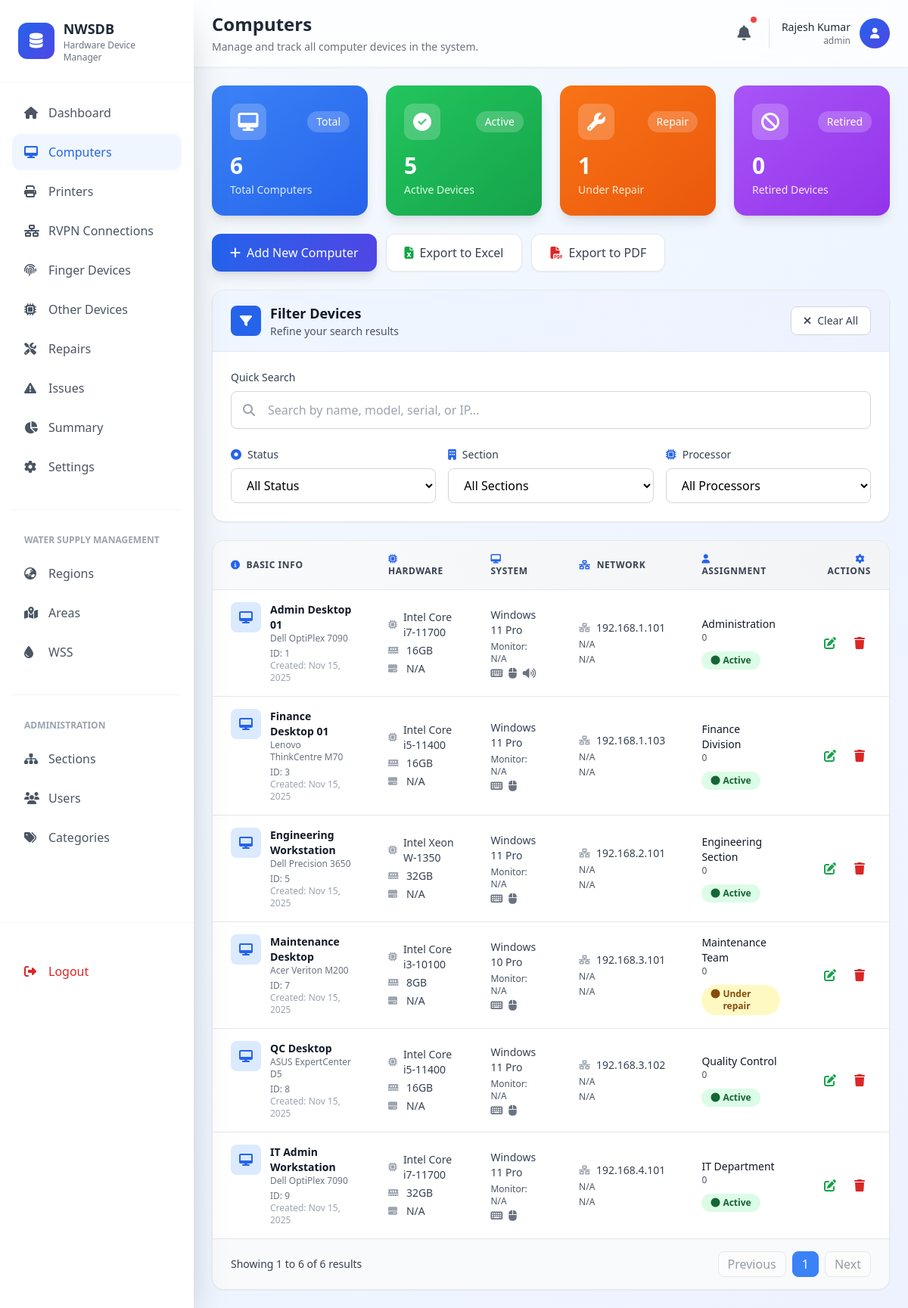
Before: /pages/computers.php (signed in) with the older database file.
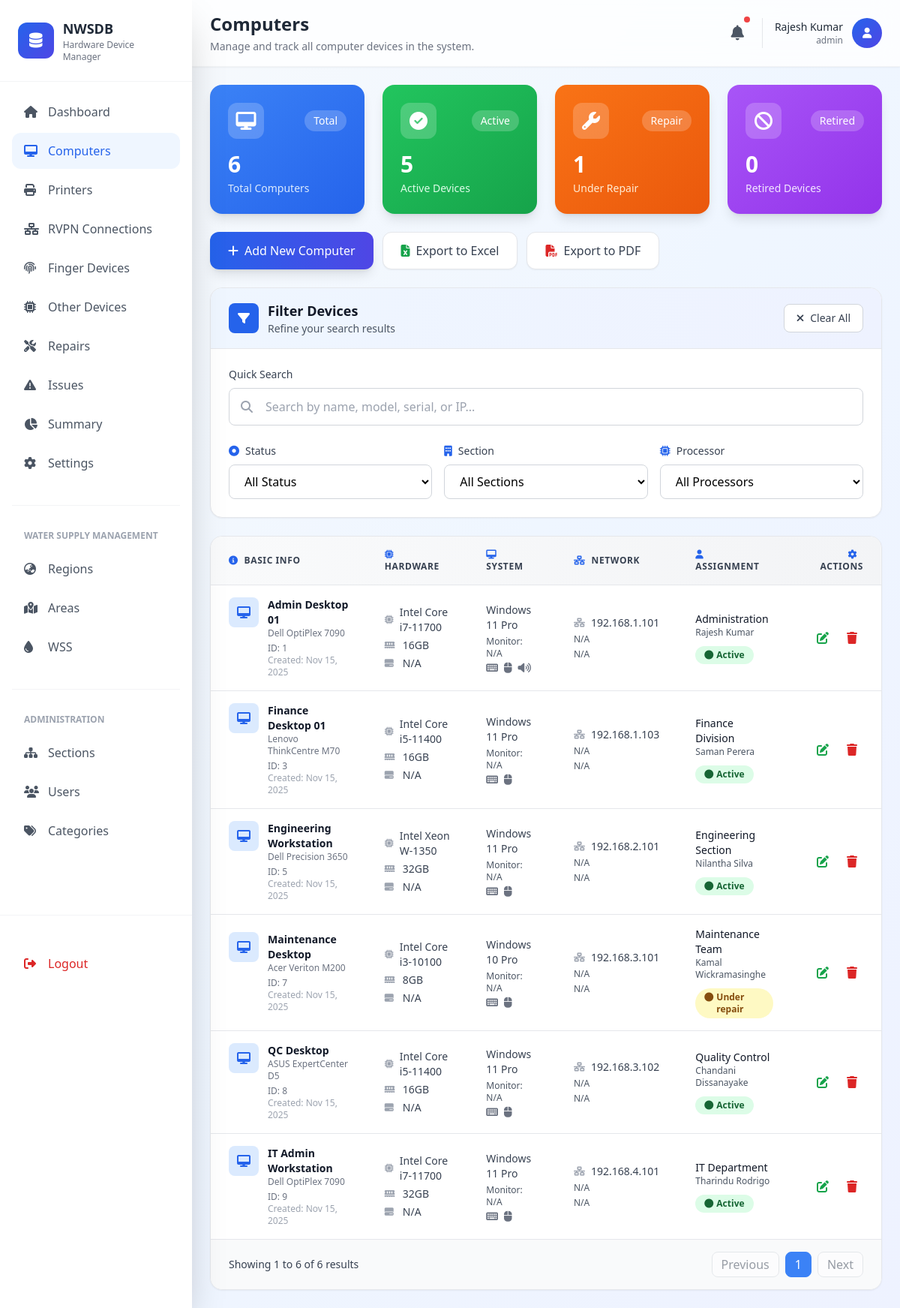
After: the same page with the newer database file.
### tables this page shows
CREATE TABLE device_categories (
  category_id INT UNSIGNED NOT NULL AUTO_INCREMENT,
  category_name VARCHAR(100) NOT NULL,
  description TEXT NULL,
  created_at DATETIME DEFAULT CURRENT_TIMESTAMP,
  updated_at DATETIME DEFAULT CURRENT_TIMESTAMP ON UPDATE CURRENT_TIMESTAMP,
  PRIMARY KEY (category_id),
  UNIQUE (category_name)
);

CREATE TABLE devices (
  device_id INT UNSIGNED NOT NULL AUTO_INCREMENT,
  device_name VARCHAR(150) NOT NULL,
  model VARCHAR(100),
  category_id INT UNSIGNED NOT NULL,
  wss_id INT NOT NULL,
  section_id INT UNSIGNED NULL,
  assigned_to VARCHAR(150) NULL,
  
   
  operating_system VARCHAR(100),
  processor VARCHAR(100),
  ram VARCHAR(50),
  hard_drive_capacity VARCHAR(50),
  keyboard VARCHAR(50),
  mouse VARCHAR(50),
  network_connectivity VARCHAR(100),
  printer_connectivity VARCHAR(100),
  virus_guard VARCHAR(100),
  ip_address VARCHAR(45),
  monitor_info VARCHAR(100),
  system_unit_serial VARCHAR(100),
  ups_serial VARCHAR(100),
  purchase_date DATE,
  status ENUM('active','under_repair','retired','lost') DEFAULT 'active',
  notes TEXT,

   
  employee_number VARCHAR(50),
  designation VARCHAR(100),
  working_location VARCHAR(150),
  cost_code VARCHAR(50),
  rvpn_serial_number VARCHAR(100),
  rvpn_username VARCHAR(100),
  pin_number VARCHAR(50),
  connection_required ENUM('required','not_required'),

   
  location_name VARCHAR(150),
  sub_location VARCHAR(150),
  make VARCHAR(100),
  device_type VARCHAR(100),
  device_number VARCHAR(50),
  identification_code VARCHAR(100),
  ip_address_adsl VARCHAR(100),
  installed_date DATE,
  company_name VARCHAR(150),
  device_cost DECIMAL(10,2),
  warranty_period VARCHAR(50),
  port_number VARCHAR(20),
  managed_by VARCHAR(100),
  approval_status ENUM('approved','pending','rejected'),
  remark TEXT,

  created_at DATETIME DEFAULT CURRENT_TIMESTAMP,
  updated_at DATETIME DEFAULT CURRENT_TIMESTAMP ON UPDATE CURRENT_TIMESTAMP,

  PRIMARY KEY (device_id),

  CONSTRAINT fk_device_category FOREIGN KEY (category_id)
    REFERENCES device_categories(category_id),

  CONSTRAINT fk_device_wss FOREIGN KEY (wss_id)
    REFERENCES water_supply_schemes(wss_id),

  CONSTRAINT fk_device_section FOREIGN KEY (section_id)
    REFERENCES sections(section_id) ON DELETE SET NULL
);

CREATE TABLE sections (
  section_id INT UNSIGNED NOT NULL AUTO_INCREMENT,
  section_name VARCHAR(150) NOT NULL,
  wss_id INT NOT NULL,
  created_at DATETIME DEFAULT CURRENT_TIMESTAMP,
  updated_at DATETIME DEFAULT CURRENT_TIMESTAMP ON UPDATE CURRENT_TIMESTAMP,
  PRIMARY KEY (section_id),
  UNIQUE (section_name, wss_id),
  CONSTRAINT fk_sections_wss FOREIGN KEY (wss_id)
    REFERENCES water_supply_schemes(wss_id) 
    ON DELETE CASCADE
);

### pages/computers.php (the view, shortened to what the rows shown need)
<?php
require_once __DIR__ . '/../functions/DbHelper.php';
$computers = DbHelper::getAllComputers();
$page = isset($_GET['page']) && is_numeric($_GET['page']) ? (int)$_GET['page'] : 1;
$limit = 10;
$offset = ($page - 1) * $limit;
$totalComputers = $computers ? count($computers) : 0;
$totalPages = ceil($totalComputers / $limit);
$currentComputers = array_slice($computers, $offset, $limit);
$repairComputers = $computers ? count(array_filter($computers, fn($c) => $c['status'] === 'under_repair')) : 0;
?>
<!DOCTYPE html>
<html lang="en">
<head>
  <script src="https://cdn.tailwindcss.com"></script>
  <link
    rel="stylesheet"
    href="https://cdnjs.cloudflare.com/ajax/libs/font-awesome/6.4.0/css/all.min.css" />
</head>
<body
  class="bg-gradient-to-br from-slate-50 via-blue-50 to-indigo-50 min-h-screen">
  <?php
  include_once __DIR__ . '/../includes/sidemenu.php';
  ?>
  <main class="lg:ml-64 min-h-screen">
    <?php include_once __DIR__ . '/../includes/header.php'; ?>
    <div class="p-6 space-y-6">
      <div class="grid grid-cols-1 md:grid-cols-2 lg:grid-cols-4 gap-6">
        <div
          class="stat-card bg-gradient-to-br from-blue-500 to-blue-600 rounded-2xl p-6 text-white shadow-lg animate-fade-up"
          style="animation-delay: 0.1s">
          <div class="flex items-center justify-between mb-4">
            <div
              class="w-12 h-12 bg-white/20 rounded-xl flex items-center justify-center">
            </div>
            <span class="text-sm bg-white/20 px-3 py-1 rounded-full">Total</span>
          </div>
          <h3 class="text-3xl font-bold mb-1"><?php echo $totalComputers; ?></h3>
          <p class="text-blue-100 text-sm">Total Computers</p>
        </div>
        <div
          class="stat-card bg-gradient-to-br from-orange-500 to-orange-600 rounded-2xl p-6 text-white shadow-lg animate-fade-up"
          style="animation-delay: 0.3s">
          <div class="flex items-center justify-between mb-4">
            <div
              class="w-12 h-12 bg-white/20 rounded-xl flex items-center justify-center">
            </div>
            <span class="text-sm bg-white/20 px-3 py-1 rounded-full">Repair</span>
          </div>
          <h3 class="text-3xl font-bold mb-1"><?php echo $repairComputers; ?></h3>
          <p class="text-orange-100 text-sm">Under Repair</p>
        </div>
      </div>
      <div
        class="bg-white rounded-2xl shadow-sm border border-gray-200 overflow-hidden animate-fade-up"
        style="animation-delay: 0.6s">
        <div class="overflow-x-auto">
          <table id="devicesTable" class="min-w-full divide-y divide-gray-200">
            <thead class="bg-gradient-to-r from-gray-50 to-gray-100">
              <tr>
                <th
                  class="px-6 py-4 text-left text-xs font-semibold text-gray-700 uppercase tracking-wider">
                  <i class="fas fa-info-circle mr-2 text-blue-600"></i>Basic
                  Info
                </th>
                <th
                  class="px-6 py-4 text-left text-xs font-semibold text-gray-700 uppercase tracking-wider">
                  <i class="fas fa-microchip mr-2 text-blue-600"></i>Hardware
                </th>
                <th
                  class="px-6 py-4 text-left text-xs font-semibold text-gray-700 uppercase tracking-wider">
                  <i class="fas fa-desktop mr-2 text-blue-600"></i>System
                </th>
                <th
                  class="px-6 py-4 text-left text-xs font-semibold text-gray-700 uppercase tracking-wider">
                  <i class="fas fa-network-wired mr-2 text-blue-600"></i>Network
                </th>
                <th
                  class="px-6 py-4 text-left text-xs font-semibold text-gray-700 uppercase tracking-wider">
                  <i class="fas fa-user mr-2 text-blue-600"></i>Assignment
                </th>
                <th
                  class="px-6 py-4 text-right text-xs font-semibold text-gray-700 uppercase tracking-wider">
                  <i class="fas fa-cog mr-2 text-blue-600"></i>Actions
                </th>
              </tr>
            </thead>
            <tbody class="bg-white divide-y divide-gray-200">
              <?php if (empty($computers)): ?>
                <tr>
                  <td colspan="6" class="px-6 py-12 text-center">
                    <div class="flex flex-col items-center justify-center text-gray-500">
                      <i class="fas fa-desktop text-5xl mb-3 text-gray-300"></i>
                      <p class="text-lg font-medium">No computers found</p>
                      <p class="text-sm">Click "Add New Computer" to add your first device</p>
                    </div>
                  </td>
                </tr>
              <?php else: ?>
                <?php foreach ($currentComputers as $computer): ?>
                  <tr class="table-row hover:bg-gray-50 transition-colors"
                      data-search="<?= htmlspecialchars(strtolower($computer['device_name'] . ' ' . ($computer['model'] ?? '') . ' ' . $computer['device_id'] . ' ' . ($computer['ip_address'] ?? ''))) ?>"
                      data-status="<?= $computer['status'] ?>"
                      data-section="<?= $computer['section_id'] ?? '' ?>"
                      data-processor="<?= strtolower($computer['processor'] ?? '') ?>">
                    <td class="px-6 py-4">
                      <div class="flex items-start">
                        <div class="w-10 h-10 bg-blue-100 rounded-lg flex items-center justify-center mr-3 flex-shrink-0">
                          <i class="fas fa-desktop text-blue-600"></i>
                        </div>
                        <div>
                          <div class="text-sm font-semibold text-gray-900">
                            <?= htmlspecialchars($computer['device_name'] ?? 'N/A') ?>
                          </div>
                          <div class="text-xs text-gray-500">
                            <?= htmlspecialchars($computer['model'] ?? 'N/A') ?>
                          </div>
                          <div class="text-xs text-gray-500 mt-1">
                            ID: <?= htmlspecialchars($computer['device_id'] ?? 'N/A') ?>
                          </div>
                          <div class="text-xs text-gray-400">
                            Created: <?= date('M d, Y', strtotime($computer['created_at'])) ?>
                          </div>
                        </div>
                      </div>
                    </td>
                    <td class="px-6 py-4">
                      <div class="text-sm space-y-1">
                        <div class="flex items-center">
                          <i class="fas fa-microchip text-gray-400 text-xs mr-2 w-4"></i>
                          <span class="text-gray-700"><?= htmlspecialchars($computer['processor'] ?? 'N/A') ?></span>
                        </div>
                        <div class="flex items-center">
                          <i class="fas fa-memory text-gray-400 text-xs mr-2 w-4"></i>
                          <span class="text-gray-700"><?= htmlspecialchars($computer['ram'] ?? 'N/A') ?></span>
                        </div>
                        <div class="flex items-center">
                          <i class="fas fa-hdd text-gray-400 text-xs mr-2 w-4"></i>
                          <span class="text-gray-700"><?= htmlspecialchars($computer['storage'] ?? 'N/A') ?></span>
                        </div>
                      </div>
                    </td>
                    <td class="px-6 py-4">
                      <div class="text-sm space-y-1">
                        <div class="text-gray-700"><?= htmlspecialchars($computer['operating_system'] ?? 'N/A') ?></div>
                        <div class="text-gray-600 text-xs">Monitor: <?= htmlspecialchars($computer['monitor_info'] ?? 'N/A') ?></div>
                        <div class="flex gap-2 mt-1">
                          <?php if (!empty($computer['has_keyboard'])): ?>
                            <i class="fas fa-keyboard text-gray-500" title="Keyboard"></i>
                          <?php endif; ?>
                          <?php if (!empty($computer['has_mouse'])): ?>
                            <i class="fas fa-mouse text-gray-500" title="Mouse"></i>
                          <?php endif; ?>
                          <?php if (!empty($computer['has_speaker'])): ?>
                            <i class="fas fa-volume-high text-gray-500" title="Speaker"></i>
                          <?php endif; ?>
                        </div>
                      </div>
                    </td>
                    <td class="px-6 py-4">
                      <div class="text-sm space-y-1">
                        <div class="flex items-center">
                          <i class="fas fa-network-wired text-gray-400 text-xs mr-2"></i>
                          <span class="text-gray-700"><?= htmlspecialchars($computer['ip_address'] ?? 'N/A') ?></span>
                        </div>
                        <div class="text-gray-600 text-xs"><?= htmlspecialchars($computer['network_type'] ?? 'N/A') ?></div>
                        <div class="text-gray-600 text-xs"><?= htmlspecialchars($computer['antivirus'] ?? 'N/A') ?></div>
                      </div>
                    </td>
                    <td class="px-6 py-4">
                      <div class="text-sm mb-2">
                        <div class="font-medium text-gray-900"><?= htmlspecialchars($computer['section_name'] ?? 'Unassigned') ?></div>
                        <div class="text-gray-600 text-xs"><?= htmlspecialchars($computer['assigned_to'] ?? 'Not assigned') ?></div>
                      </div>
                      <?php
                      $statusClass = '';
                      $statusText = ucfirst(str_replace('_', ' ', $computer['status'] ?? 'unknown'));
                      switch ($computer['status']) {
                        case 'active':
                          $statusClass = 'bg-green-100 text-green-800';
                          break;
                        case 'under_repair':
                          $statusClass = 'bg-yellow-100 text-yellow-800';
                          break;
                      }
                      ?>
                      <span class="px-3 py-1 inline-flex text-xs font-semibold rounded-full <?= $statusClass ?>">
                        <i class="fas fa-circle text-xs mr-1"></i><?= $statusText ?>
                      </span>
                    </td>
                    <td class="px-6 py-4 text-right">
                      <div class="flex items-center justify-end space-x-2">
                        <button
                          onclick="openEditModal(<?= htmlspecialchars(json_encode($computer)) ?>)"
                          class="p-2 text-green-600 hover:bg-green-50 rounded-lg transition-colors"
                          title="Edit">
                          <i class="fas fa-edit"></i>
                        </button>
                        <button
                          onclick="confirmDelete(<?= $computer['device_id'] ?>, '<?= htmlspecialchars($computer['device_name'], ENT_QUOTES) ?>')"
                          class="p-2 text-red-600 hover:bg-red-50 rounded-lg transition-colors"
                          title="Delete">
                          <i class="fas fa-trash"></i>
                        </button>
                      </div>
                    </td>
                  </tr>
                <?php endforeach; ?>
              <?php endif; ?>
            </tbody>
          </table>
        </div>
        <?php if ($totalComputers > 0): ?>
        <div class="bg-gray-50 px-6 py-4 border-t border-gray-200">
          <div class="flex items-center justify-between">
            <div class="text-sm text-gray-700">
              Showing <span class="font-medium"><?php echo $offset + 1; ?></span> to
              <span class="font-medium"><?php echo min($offset + $limit, $totalComputers); ?></span> of
              <span class="font-medium"><?php echo $totalComputers; ?></span> results
            </div>
            <div class="flex gap-2">
              <a href="?page=<?php echo max(1, $page - 1); ?>"
                 class="px-3 py-1 border border-gray-300 rounded-lg bg-white text-gray-700 hover:bg-gray-50 <?php echo $page <= 1 ? 'pointer-events-none opacity-50' : ''; ?>">
                Previous
              </a>
              <?php
              $startPage = max(1, $page - 2);
              $endPage = min($totalPages, $page + 2);
              for ($i = $startPage; $i <= $endPage; $i++):
              ?>
                <a href="?page=<?php echo $i; ?>"
                   class="px-3 py-1 border <?php echo $i === $page ? 'border-blue-500 bg-blue-500 text-white' : 'border-gray-300 bg-white text-gray-700 hover:bg-gray-50'; ?> rounded-lg">
                  <?php echo $i; ?>
                </a>
              <?php endfor; ?>
              <a href="?page=<?php echo min($totalPages, $page + 1); ?>"
                 class="px-3 py-1 border border-gray-300 rounded-lg bg-white text-gray-700 hover:bg-gray-50 <?php echo $page >= $totalPages ? 'pointer-events-none opacity-50' : ''; ?>">
                Next
              </a>
            </div>
          </div>
        </div>
        <?php endif; ?>
      </div>
    </div>
  </main>
</body>
</html>

Changed rows visible on the page:
changed devices "Admin Desktop 01": assigned_to "0" → "Rajesh Kumar"
changed devices "Finance Desktop 01": assigned_to "0" → "Saman Perera"
changed devices "Engineering Workstation": assigned_to "0" → "Nilantha Silva"
changed devices "Maintenance Desktop": assigned_to "0" → "Kamal Wickramasinghe"
changed devices "QC Desktop": assigned_to "0" → "Chandani Dissanayake"
changed devices "IT Admin Workstation": assigned_to "0" → "Tharindu Rodrigo"
